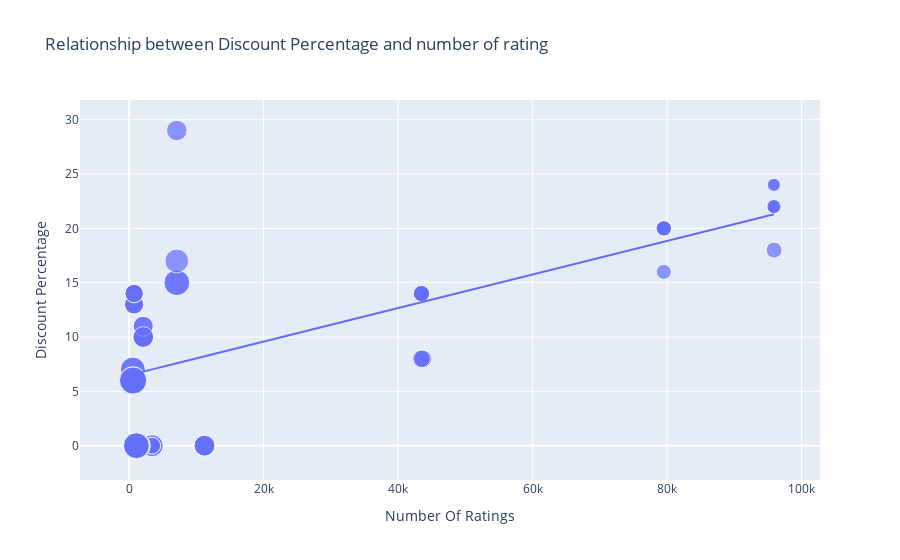

The notebook cell saved with this chart:
### Code cell
figure = px.scatter(data_frame = data, x = "Number Of Ratings",
                    y = "Discount Percentage", size = "Sale Price", trendline ="ols",
                    title = "Relationship between Discount Percentage and number of rating")
figure.show()

### Figure 1 — Plotly figure (JSON) as saved in the notebook; plotly's stock layout.template omitted (floating-point values rounded to 4 significant figures)
{"data": [{"hovertemplate": "Number Of Ratings=%{x}<br>Discount Percentage=%{y}<br>Sale Price=%{marker.size}<extra></extra>", "legendgroup": "", "marker": {"color": "#636efa", "size": [49900, 84900, 84900, 77000, 77000, 49900, 49900, 77000, 89900, 41999, 39999, 41999, 41999, 41999, 131900, 117100, 131900, 117100, 74999, 117900, 117100, 117900, 99900, 44999, 140900, 130900, 64900, 120900, 59900, 75900, 110900, 130900, 120900, 64900, 64900, 75900, 75900, 120900, 59900, 120900, 75900, 140900, 70900, 70900, 75900, 59900, 110900, 120900, 130900, 130900, 54999, 54999, 29999, 34999, 34999, 34999, 54999, 29999, 46999, 46999, 46999, 46999], "sizemode": "area", "sizeref": 352.2, "symbol": "circle"}, "mode": "markers", "name": "", "orientation": "v", "showlegend": false, "type": "scatter", "x": [3431, 3431, 3431, 11202, 11202, 3431, 3431, 11202, 1454, 79512, 79512, 79582, 79512, 79512, 1078, 1078, 1078, 1078, 7088, 7088, 1078, 7088, 7081, 95909, 542, 580, 740, 545, 740, 2101, 545, 580, 580, 730, 730, 2101, 2101, 580, 740, 580, 2092, 545, 2101, 2092, 2101, 740, 545, 580, 580, 580, 43707, 43707, 95807, 95909, 95807, 95909, 43470, 95909, 43470, 43470, 43470, 43470], "xaxis": "x", "y": [0, 0, 0, 0, 0, 0, 0, 0, 0, 20, 16, 20, 20, 20, 0, 0, 0, 0, 29, 15, 0, 15, 17, 18, 6, 6, 13, 6, 14, 10, 7, 6, 6, 13, 13, 10, 10, 6, 14, 6, 10, 6, 11, 11, 10, 14, 7, 6, 6, 6, 8, 8, 24, 22, 22, 22, 8, 24, 14, 14, 14, 14], "yaxis": "y"}, {"hovertemplate": "<b>OLS trendline</b><br>Discount Percentage = 0.000154292 * Number Of Ratings + 6.49233<br>R<sup>2</sup>=0.468988<br><br>Number Of Ratings=%{x}<br>Discount Percentage=%{y} <b>(trend)</b><extra></extra>", "legendgroup": "", "marker": {"color": "#636efa", "symbol": "circle"}, "mode": "lines", "name": "", "showlegend": false, "type": "scatter", "x": [542, 545, 545, 545, 545, 580, 580, 580, 580, 580, 580, 580, 580, 730, 730, 740, 740, 740, 740, 1078, 1078, 1078, 1078, 1078, 1454, 2092, 2092, 2101, 2101, 2101, 2101, 2101, 3431, 3431, 3431, 3431, 3431, 7081, 7088, 7088, 7088, 11202, 11202, 11202, 43470, 43470, 43470, 43470, 43470, 43707, 43707, 79512, 79512, 79512, 79512, 79582, 95807, 95807, 95909, 95909, 95909, 95909], "xaxis": "x", "y": [6.576, 6.576, 6.576, 6.576, 6.576, 6.582, 6.582, 6.582, 6.582, 6.582, 6.582, 6.582, 6.582, 6.605, 6.605, 6.607, 6.607, 6.607, 6.607, 6.659, 6.659, 6.659, 6.659, 6.659, 6.717, 6.815, 6.815, 6.816, 6.816, 6.816, 6.816, 6.816, 7.022, 7.022, 7.022, 7.022, 7.022, 7.585, 7.586, 7.586, 7.586, 8.221, 8.221, 8.221, 13.2, 13.2, 13.2, 13.2, 13.2, 13.24, 13.24, 18.76, 18.76, 18.76, 18.76, 18.77, 21.27, 21.27, 21.29, 21.29, 21.29, 21.29], "yaxis": "y"}], "layout": {"legend": {"itemsizing": "constant", "tracegroupgap": 0}, "title": {"text": "Relationship between Discount Percentage and number of rating"}, "xaxis": {"anchor": "y", "domain": [0, 1], "title": {"text": "Number Of Ratings"}}, "yaxis": {"anchor": "x", "domain": [0, 1], "title": {"text": "Discount Percentage"}}}}
